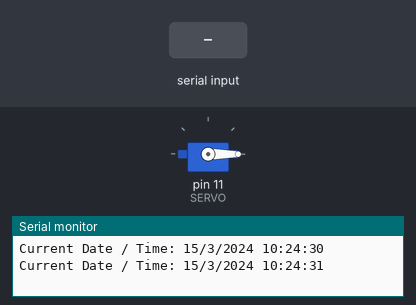
Bench run of a sketch on a simulated Arduino Uno, built with avr-gcc and run on an emulated ATmega328P. Shown: servo, the last lines printed to the serial monitor. The test bench sets the inputs (shaded band). The local clock reads 2024-03-15 10:24:30 at power-on unless the sketch sets it.

Above: at 1.2 s.
1.3 s: "B" received over Serial
At 2.3 s:
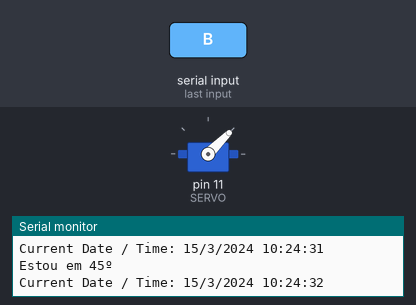
3.5 s: "C" received over Serial
At 5.2 s:
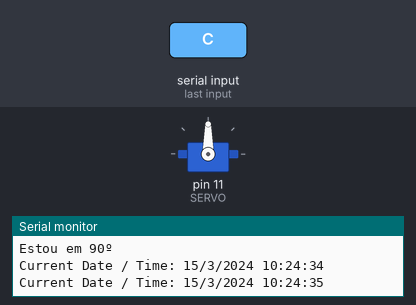
5.5 s: "D" received over Serial
At 6.9 s:
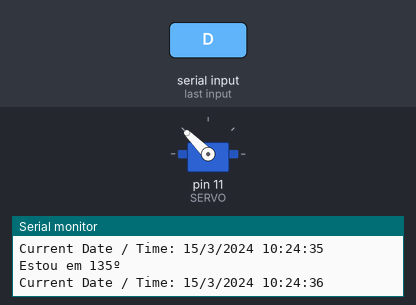
7.5 s: "E" received over Serial
At 8.7 s:
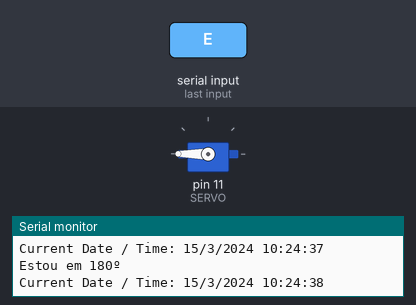
9.5 s: "A" received over Serial
At 10.4 s:
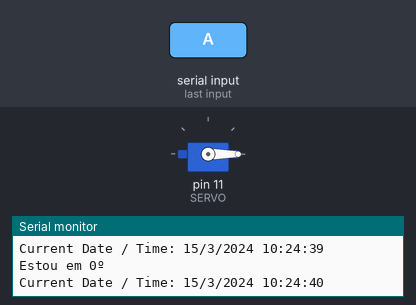
11.5 s: "b" received over Serial
At 13.3 s:
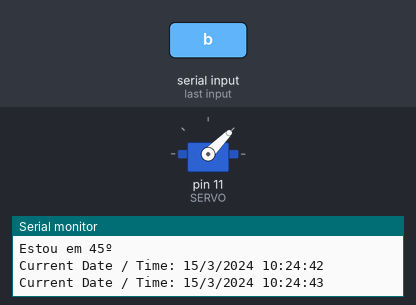
Timing chart, 0 to 14.5 s (numbered marks = the images above; inputs shaded):
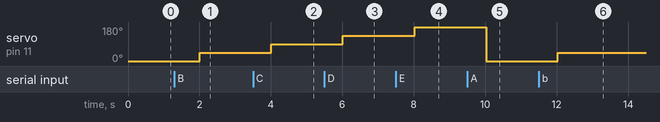

Measured:
- after the input at 1.3 s, servo on pin 11 (SERVO): 0° → 45° after 0.71 s
- after the input at 3.5 s, servo on pin 11 (SERVO): 45° → 90° after 0.51 s
- after the input at 5.5 s, servo on pin 11 (SERVO): 90° → 135° after 0.52 s
- after the input at 7.5 s, servo on pin 11 (SERVO): 135° → 180° after 0.52 s
- after the input at 9.5 s, servo on pin 11 (SERVO): 180° → 0° after 0.53 s
- after the input at 11.5 s, servo on pin 11 (SERVO): 0° → 45° after 0.53 s

The sketch:

microservo.ino
```cpp
#include <Servo.h>
 //Incluindo biblioteca do RTC
#include <virtuabotixRTC.h>
#define SERVO 11 // Porta Digital 9 PWM

//definindo os pinos 6,7,8
virtuabotixRTC myRTC(6, 7, 8);

Servo s; // Variável Servo
char pos = 0; // Posição Servo

void setup() {
  s.attach(SERVO);
  Serial.begin(9600);
  s.write(0); // Inicia motor posição zero

  //Inicializando o Shield RTC
  // seconds, minutes, hours, day of the week, day of the month, month, year
  // myRTC.setDS1302Time(00, 05, 16, 06, 25, 3, 2022);
  //but remember to "comment/remove" this function once you're done
}

void loop() {

  controlarServo();

  // This allows for the update of variables for time or accessing the individual elements.
  myRTC.updateTime();

  // Start printing elements as individuals
  Serial.print("Current Date / Time: ");
  Serial.print(myRTC.dayofmonth); //You can switch between day and month if you're using American system
  Serial.print("/");
  Serial.print(myRTC.month);
  Serial.print("/");
  Serial.print(myRTC.year);
  Serial.print(" ");
  Serial.print(myRTC.hours);
  Serial.print(":");
  Serial.print(myRTC.minutes);
  Serial.print(":");
  Serial.println(myRTC.seconds);

  // Delay so the program doesn't print non-stop
  delay(1000);

}

//Função para controlar o motor

void controlarServo(void) {
  if (Serial.available() > 0) {
    // lê do buffer o dado recebido:
    pos = Serial.read();

    // responde com o dado recebido:

    if (pos == 'A' || pos == 'a') {
      s.write(0);
      Serial.println("Estou em 0º");
    } else if (pos == 'B' || pos == 'b') {
      s.write(45);
      Serial.println("Estou em 45º");
    } else if (pos == 'C' || pos == 'c') {
      s.write(90);
      Serial.println("Estou em 90º");
    } else if (pos == 'D' || pos == 'd') {
      s.write(135);
      Serial.println("Estou em 135º");
    } else if (pos == 'E' || pos == 'e') {
      s.write(180);
      Serial.println("Estou em 180º");
    }
  }

}
```
